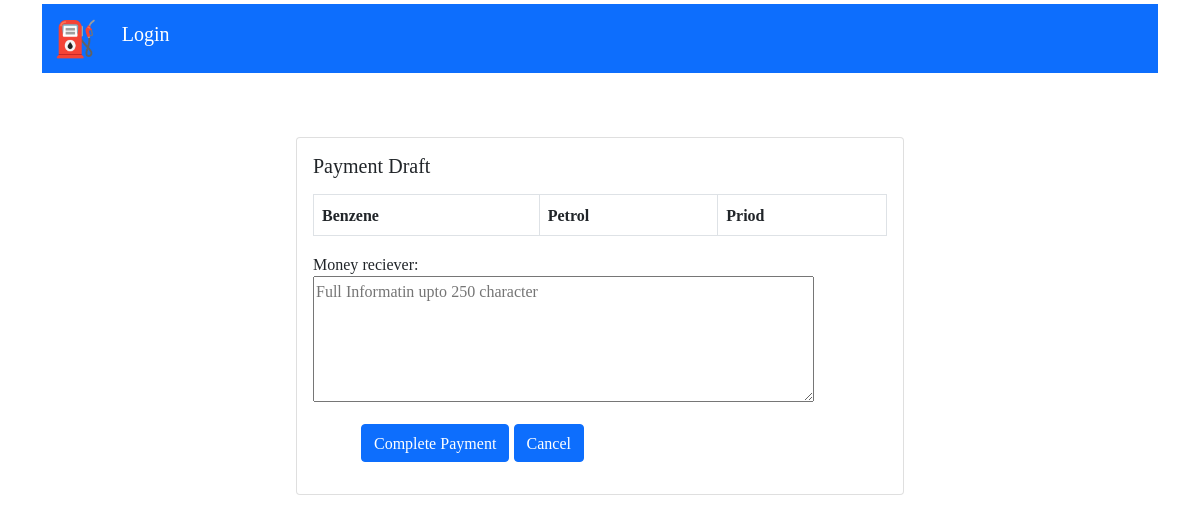
The app's page /payments/9, older data.
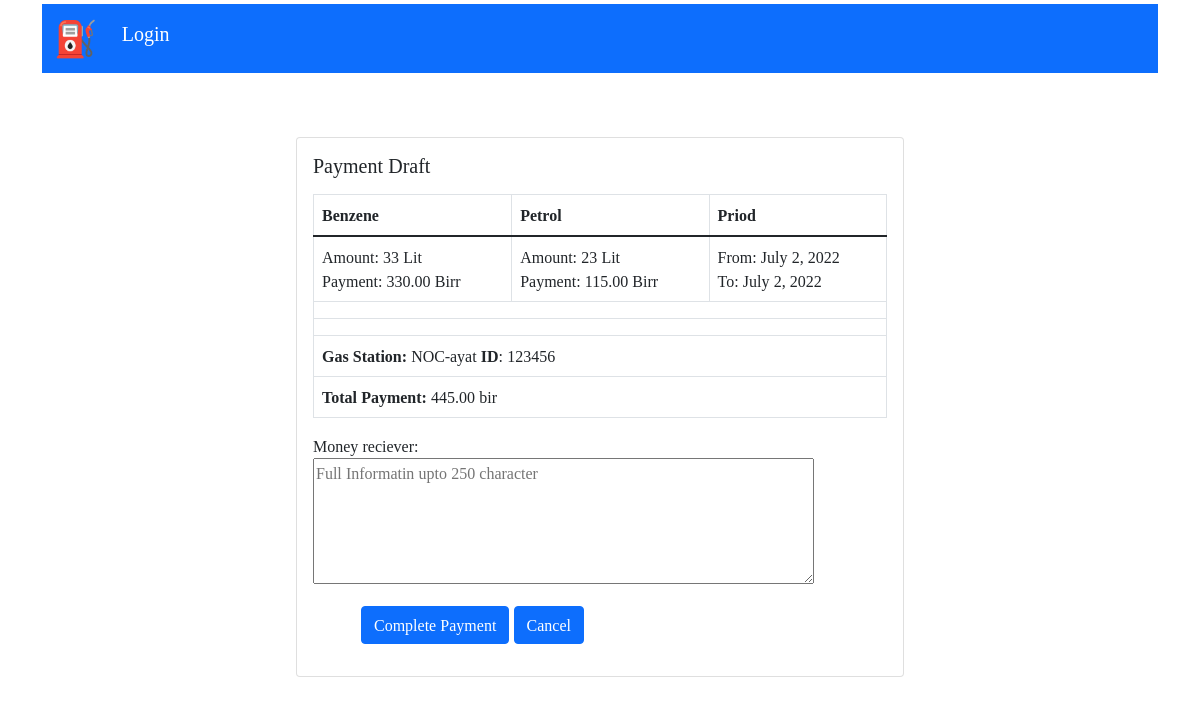
The same page, newer data.
### offer/models.py (models this page shows, shortened)
class Audited(models.Model):
    user = models.ForeignKey(User, on_delete=models.DO_NOTHING)
    gasstation = models.ForeignKey(Gasstation, on_delete=models.DO_NOTHING)
    compensated_benzen = models.IntegerField()
    money_for_benzene = models.DecimalField(max_digits=12, decimal_places=2)
    compensated_petrol = models.IntegerField(default=0)
    money_for_petrol = models.DecimalField(max_digits=12, decimal_places=2)
    total_compensated_fuel = models.IntegerField(default=0)
    total_money_compansated = models.DecimalField(default=0, max_digits=12, decimal_places=2)
    date = models.DateField(default=timezone.now)
    audit_date_from = models.DateField(null=True, blank=True)
    audit_date_to = models.DateField(null=True, blank=True)
    compansating_agent = models.ForeignKey(User,null=True, blank=True, on_delete=models.DO_NOTHING, related_name='auditor') #Auditor
    compensated_date = models.DateField( null=True, blank=True)
    money_reciever = models.TextField(null=True, blank=True, max_length=250)

class Gasstation(models.Model):
    name = models.CharField(max_length=120)
    location = models.CharField(max_length=120)
    identifier = models.CharField(max_length=120)

### offer/views.py (the view, shortened to what this page needs)
# urls.py: path('payments/<int:id>', paymentDetail, name='paymentDetail'),
def paymentDetail(request, id):
    form = PaymentForm()
    result = Audited.objects.filter(id = id)
    myObj = result.first()
    return render(request, 'paymentDetail.html', {'result':result, 'form':form})

### offer/forms.py
class PaymentForm(forms.ModelForm):
    money_reciever = forms.CharField(widget=forms.Textarea(attrs={"rows":5 , "id":"money", "placeholder":"Full Informatin upto 250 character"}, ))
    class Meta:
        model=Audited
        fields = ['money_reciever']

### offer/templates/paymentDetail.html (shortened to what this page needs)
{% extends 'base.html' %}
    {% block content %}
        <br>
        <div class="card mt-5" style="width: 38rem;">
        <div class="card-body">
        <h5 class="card-title"> Payment Draft</h5>
        <p class="card-text">
            <table cellpadding = "5" cellspacing = "5" class="table table-bordered">
                <thead>
                <tr>
                    <th> Benzene </th>
                    <th> Petrol</th>
                    <th> Priod </th>
                </tr>
                </thead>
                <tbody>
                {% if result %}
                    {% for record in result %}
                    <tr>
                        <td>Amount: {{ record.compensated_benzen }} Lit <br>
                            Payment: {{ record.money_for_benzene}} Birr
                        </td>
                        <td>Amount: {{ record.compensated_petrol }} Lit<br>
                            Payment: {{ record.money_for_petrol }} Birr
                        </td>
                        <td>From: {{ record.audit_date_from }} <br>
                            To: {{ record.audit_date_to }}
                        </td>
                    </tr>
                    {% endfor %}
                    <tr class="blank_row"><td colspan="3"></td></tr>
                    <tr class="blank_row"><td colspan="3"></td></tr>
                        {% for record in result %}
                        <tr><td colspan="3"><strong>Gas Station:</strong> {{record.gasstation.name}}
                            <strong>ID</strong>: {{record.gasstation.identifier}}
                        </tr>
                        <tr><td colspan="3"> <strong>Total Payment:</strong> {{record.total_money_compansated}} bir
                        </tr>
                        {% endfor %}
                    {% endif %}
                </tbody>
            </table>
            <form action="" method="post">
                {{form}}
                <div class="mt-3 mx-5">
                    <input class="btn btn-primary" type="submit" value="Complete Payment">
                    <a href="{% url 'search'  %}" class="btn btn-primary">Cancel</a>
                </div>
            </form>
        </p>
        </div>
        </div>
    {% endblock %}

### templates/base.html (shortened to what this page needs)
{% load static %}
<!DOCTYPE html>
<html lang="en">
<head>
    <link href="https://cdn.jsdelivr.net/npm/bootstrap@5.1.3/dist/css/bootstrap.min.css" rel="stylesheet">
    <link href="//netdna.bootstrapcdn.com/font-awesome/3.2.1/css/font-awesome.css" rel="stylesheet">
    <link rel="stylesheet" href="{% static 'css/jquery-ui.structure.min.css' %}">
    <link rel="stylesheet" href="{% static 'css/jquery-ui.theme.min.css' %}">
    <link rel="stylesheet" href="{% static 'css/jquery-ui.min.css' %}">
  </head>
<body>
    <div class="container mt-1 ">
      <nav class="navbar navbar-expand-lg navbar-dark bg-primary">
        <div class="container-fluid">
          <a class="navbar-brand py-0" href="{% url 'search' %}"><span style='font-size:35px;'>&#9981;</span></a>
          <div class="collapse navbar-collapse" id="navbarSupportedContent">
            <ul class="navbar-nav me-auto mb-2 mb-lg-0">
                    {% if user.is_authenticated %}
                      <li class="nav-item">
                        <a class="nav-link active" aria-current="page" href="{% url 'profile' %}"><h5>{{user.username}}</h5></a>
                      </li>
                      <li class="nav-item">
                        <a class="nav-link active" aria-current="page" href="{% url 'logout' %}"><h5>Logout</h5></a>
                      </li>
                    {% else %}
                      <li class="nav-item">
                        <a class="nav-link active" aria-current="page" href="{% url 'login' %}"><h5>Login</h5></a>
                      </li>
                    {% endif %}
            </ul>
          </div>
        </div>
      </nav>
    </div>
    <div class="container mt-3 d-flex justify-content-center">
        {% block content %}
        {% endblock %}
    </div>
</body>
</html>

### templates/base.html (style rules this page uses)
body { font-family: 'Noto Serif Ethiopic', serif; }

Row changes from the older to the newer data that the page shows:
added Audited: compensated_benzen "33", money_for_benzene "330.00", compensated_petrol "23", money_for_petrol "115.00", audit_date_from "July 2, 2022", audit_date_to "July 2, 2022", gasstation.name "NOC-ayat", gasstation.identifier "123456", total_money_compansated "445.00"
